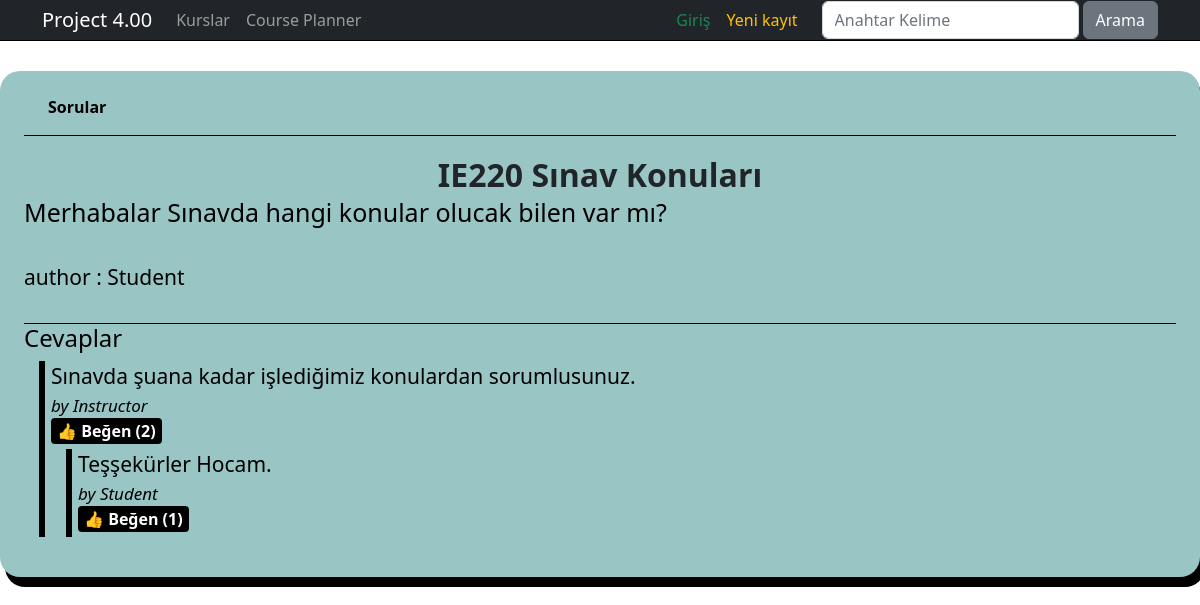
The page /forum/question/40 on the database its author committed.
### pages/models.py (models this page shows, shortened)
class Question(models.Model):
    author = models.ForeignKey(User, null=False, on_delete=models.CASCADE)
    title = models.CharField(max_length=200, null=False)
    body = models.TextField(null=False)
    created_at = models.DateTimeField(auto_now_add=True)
    updated_at = models.DateTimeField(auto_now=True)
    def get_responses(self):
        return self.responses.filter(parent=None)

class Response(models.Model):
    user = models.ForeignKey(User, null=False, on_delete=models.CASCADE)
    question = models.ForeignKey(Question, null=False, on_delete=models.CASCADE, related_name='responses')
    parent = models.ForeignKey('self', null=True, blank=True, on_delete=models.CASCADE)
    body = models.TextField(null=False)
    created_at = models.DateTimeField(auto_now_add=True)
    updated_at = models.DateTimeField(auto_now=True)
    likes = models.ManyToManyField(User, related_name='liked_responses', blank=True)
    def total_likes(self):
        return self.likes.count()
    def get_responses(self):
        return Response.objects.filter(parent=self)

### pages/views.py (the view, shortened to what this page needs)
# urls.py: path('question/<int:id>', views.questionPage, name='question'),
def questionPage(request, id):
    response_form = NewResponseForm()
    reply_form = NewReplyForm()
    question = get_object_or_404(Question, id=id)
    context = {
        'question': question,
        'response_form': response_form,
        'reply_form': reply_form,
    }
    return render(request, 'question.html', context)

### pages/forms.py
class NewResponseForm(forms.ModelForm):
    class Meta:
        model = Response
        fields = ['body']
        widgets = {
            'body': forms.Textarea(attrs={
                'rows': 2,
                'placeholder': 'Cevap yazınız...',
            })
        }

class NewReplyForm(forms.ModelForm):
    class Meta:
        model = Response
        fields = ['body']
        widgets = {
            'body': forms.Textarea(attrs={
                'rows': 2,
                'placeholder': 'Cevap yazınız...',
            })
        }

### pages/templates/question.html (shortened to what this page needs)
{% extends 'layouts/page.html' %}
{% block content %}
<div class="page question-page">
<h2 class="question-title">{{question.title}}</h2>
<p class="question-body">{{question.body}}</p>
<span class="question-author">author : {{question.author.username}}</span>
<div class="responses-container">
  <h4 class="responses-container-heading">Cevaplar</h4>
  {% if not question.responses.all %}
    <p class="no-responses-text">Herhangi bir cevap bulunamadı</p>
  {% else %}
    {% for response in question.get_responses %}
      {% include 'components/response.html' with response=response %}
    {% endfor %}
  {% endif %}
</div>
</div>
{% endblock %}

### pages/templates/components/response.html (shortened to what this page needs)
<blockquote id="{{response.id}}">
  <p class="response-body">{{response.body}}</p>
  <small class="response-author">by {{response.user.username}}</small>
  <div class="response-likes">
    <form method="POST" action="{% url 'like_response' response.id %}">
      <button type="submit" class="reply-button {% if user in response.likes.all %}liked{% endif %}">
        {% if user in response.likes.all %}
          👍 Beğendin (<span>{{ response.total_likes }}</span>)
        {% else %}
          👍 Beğen (<span>{{ response.total_likes }}</span>)
        {% endif %}
      </button>
    </form>
  </div>
  {% for children in response.get_responses %}
  {% include 'components/response.html' with response=children %}
  {% endfor %}
</blockquote>

### pages/static/css/styles.css (style rules this page uses)
html, body { font-family: Segoe UI; background-color: #ffffff; }
*, *::after, *::before { box-sizing: border-box; }
blockquote { border-left: 6px solid #000000; padding-left: 6px; margin-left: 15px; }
.page { display: flex; flex-direction: column; }
.question-title { font-weight: 900; margin: 20px auto 0 auto; }
.question-body { margin-bottom: 30px; font-size: 25px; color: black; }
.question-author { font-size: 21px; color: black; }
.responses-container { border-top: 1px solid black; margin-top: 30px; }
.responses-container-heading { color: black; }
.response-body { margin: 0; font-size: 21px; color: black; }
.response-author { color: black; font-size: 17px; font-style: italic; }
.reply-button { font-weight: 600; color: white; background-color: black; border: none; border-radius: 4px; cursor: pointer; margin-top: 0px; margin-bottom: 5px; }

### rows shown on the page
Question: title "IE220 Sınav Konuları", body "Merhabalar Sınavda hangi konular olucak bilen var mı?", author.username "Student"
Response: body "Sınavda şuana kadar işlediğimiz konulardan sorumlusunuz.", user.username "Instructor", total_likes "2"
Response: body "Teşşekürler Hocam.", user.username "Student", total_likes "1"
